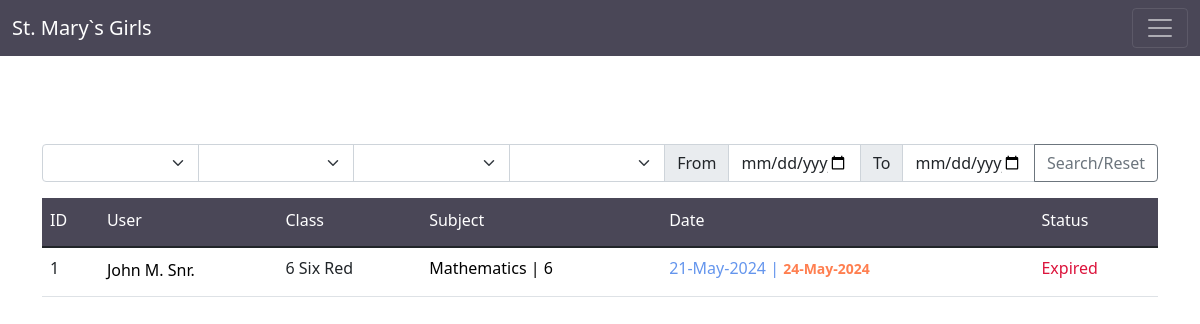
/Supervisor/SchoolAssignments, run on the app's committed database.
### Exams/models.py (models this page shows, shortened)
class BaseGroupTest(models.Model):
    uuid = UniqueUUIDField(primary_key=True)
    subject = models.ForeignKey(Subject, on_delete=models.CASCADE)
    test_size = models.PositiveIntegerField()
    duration = models.PositiveIntegerField(default='15')
    date = models.DateTimeField()
    teacher = models.ForeignKey(MyUser, on_delete=models.CASCADE)
    expiry = models.DateField(null=True)
    class Meta:
        abstract = True

class ClassTest(BaseGroupTest):
    class_id = models.ForeignKey(SchoolClass,  on_delete=models.CASCADE)
    quiz = models.ManyToManyField(TopicalQuizes)

### Users/models.py (models this page shows, shortened)
class MyUser(AbstractBaseUser):
    class Role(models.TextChoices):
        Student = "Student"
        Teacher = "Teacher"
        ADMIN = "Admin"
        Guardian = "Guardian"
        Supervisor = "Supervisor"
        Finance = "Finance"
        Receptionist = "Receptionist"
    base_role = Role.Student
    email = models.EmailField(unique=True)
    adm_no = models.CharField(max_length=100)
    uuid = models.CharField(max_length=100, default=str(uuid.uuid4), unique=True)
    role = models.CharField(max_length=15, choices=Role.choices, default=base_role)
    is_active = models.BooleanField(default=True)
    is_admin = models.BooleanField(default=False)
    objects = MyUserManager()
    USERNAME_FIELD = 'email'
    def __str__(self):
        return str(self.email)

class PersonalProfile(models.Model):
    user = models.OneToOneField(MyUser, on_delete=models.CASCADE)
    f_name = models.CharField(max_length=30)
    ref_id = models.CharField(max_length=100, blank=True)
    l_name = models.CharField(max_length=30)
    surname = models.CharField(max_length=30, blank=True)
    gender = models.CharField(max_length=10, blank=True)
    phone = models.CharField(max_length=15, null=True)
    def get_names(self):
        first = self.f_name
        last = self.l_name
        surname = self.surname
        if first or last or surname:
            if last:
                last = last[0]
            return first + ' ' + last+ '.' + ' '+surname
        else:
            return self.user

class SchoolClass(models.Model):
    class_id = models.UUIDField(default=uuid.uuid4, unique=True)
    status = models.CharField(max_length=30, default='Active')
    grade = models.PositiveIntegerField()
    class_name = models.CharField(max_length=100)
    class_size = models.PositiveIntegerField(default=30)
    class_teacher = models.ForeignKey(MyUser, null=True, on_delete=models.CASCADE)
    def __str__(self):
        return str(self.grade) + ' ' + str(self.class_name)
    class Meta:
        unique_together = ('grade', 'class_name')

### SubjectList/models.py (models this page shows, shortened)
class Subject(models.Model):
    name = models.CharField(max_length=100)
    order = models.IntegerField(default=1)
    grade = models.CharField(max_length=2)
    topics = models.PositiveIntegerField()
    course = models.ForeignKey(Course, on_delete=models.CASCADE)
    abbreviation = models.CharField(max_length=10, default='DEF')
    def __str__(self):
        return str(self.name)

### Supervisor/views.py (the view, shortened to what this page needs)
# urls.py: path('SchoolAssignments', AssignmentsView.as_view(), name='school-assignments'),
class AssignmentsView(TemplateView):
    template_name = 'Supervisor/assignments.html'
    def get_context_data(self, **kwargs):
        context = super().get_context_data(**kwargs)
        assignments = ClassTest.objects.all().order_by('-date')
        context['assignments'] = assignments
        context['users'] = MyUser.objects.filter(role='Teacher')
        context['subjects'] = Course.objects.all()
        return context

### SubjectList/models.py (called while the page is built)
    def __str__(self):
        return self.name

### Supervisor/templatetags/supervisor_filters.py (called while the page is built)
@register.simple_tag
def get_term():
    term = CurrentTerm.objects.all().first()
    if term:
        return str(term.term) + ' - ' +str(term.term.year)
    else:
        return 'Set Current Term'

### Term/models.py (called while the page is built)
    def __str__(self):
        return str(self.term)

### Supervisor/templates/Supervisor/assignments.html (shortened to what this page needs)
{% extends 'Supervisor/base.html' %}
{% load custom_filters %}
{% block content %}
<br><br><br><br>
<div class="container">
    <br><br>
    <form method="post">
        <div class="input-group mb-3" id="list">
            <select class="form-select" name="user">
                <option></option>
                {% for tch in users %}
                   <option value="{{ tch.id }}">{{ tch.personalprofile.get_names }}</option>
                {% endfor %}
            </select>
            <select class="form-select" name="subject">
                <option></option>
                {% for subject in subjects %}
                   <option value="{{ subject.id }}">{{ subject }}</option>
                {% endfor %}
            </select>
            <select class="form-select" name="grade">
                <option></option>
                <option value="4">Grade 4</option>
            </select>
            <select class="form-select" name="status">
                <option></option>
                <option value="active">Active</option>
            </select>
            <span class="input-group-text">From</span>
            <input type="date" class="form-control" name="from">
            <span class="input-group-text">To</span>
            <input type="date" class="form-control" name="to">
          <button class="btn btn-outline-secondary" type="submit" id="button-addon2">Search/Reset</button>
      </div>
    </form>
    <table class="table">
        <thead>
          <tr>
            <th><h6>ID</h6></th>
            <th><h6>User</h6></th>
            <th><h6>Class</h6></th>
            <th><h6>Subject</h6></th>
            <th><h6>Date</h6></th>
            <th><h6>Status</h6></th>
          </tr>
        </thead>
        <tbody>
            {% for user in assignments %}
            <tr>
                <td>{{ forloop.counter }}</td>
              <td><a href="{% url 'teachers-profile' user.teacher %}"><h6>{{ user.teacher.personalprofile.get_names }}</h6></a></td>
              <td>{{ user.class_id }}</td>
              <td><a href="{% url 'class-test-analytics' user.uuid %}">{{ user.subject }} | {{ user.subject.grade }}</a> </td>
              <td style="color: cornflowerblue;">{{ user.date|date:'d-M-Y' }} | <strong><small style="color: coral;">{{ user.expiry|date:'d-M-Y' }}</small></strong></td>
              {% if now < user.date %}
                <td style="color: cornflowerblue;">Active</td>
              {% else %}
                <td style="color: crimson;">Expired</td>
              {% endif %}
            </tr>
            {% endfor %}
        </tbody>
     </table>
</div>
{% endblock %}

### Users/static/Users/styles.css (style rules this page uses)
* { padding: 0; margin: 0; }
.table { padding:30px; }
table th { font-weight: bolder; font-size: 28px !important; padding-left: 20px; margin-top:10px; background-color:rgba(29, 25, 46, .8) !important; color: rgb(255, 255, 255); font-family: 'Segoe UI', Tahoma, Geneva, Verdana, sans-serif !important; }

### SubjectList/static/SubjectList/SubjectLiist.css (style rules this page uses)
.upcoming-classes-view p,a { text-decoration:none; color:black ; padding:0px; margin:0px; }
.exam-card p,h6 { padding-top: 5px; }

### data on the page
ClassTest: teacher.personalprofile.get_names "John M. Snr.", class_id "6 Six Red", subject "Mathematics", subject.grade "6", date "21-May-2024", expiry "24-May-2024", shows "Expired"
